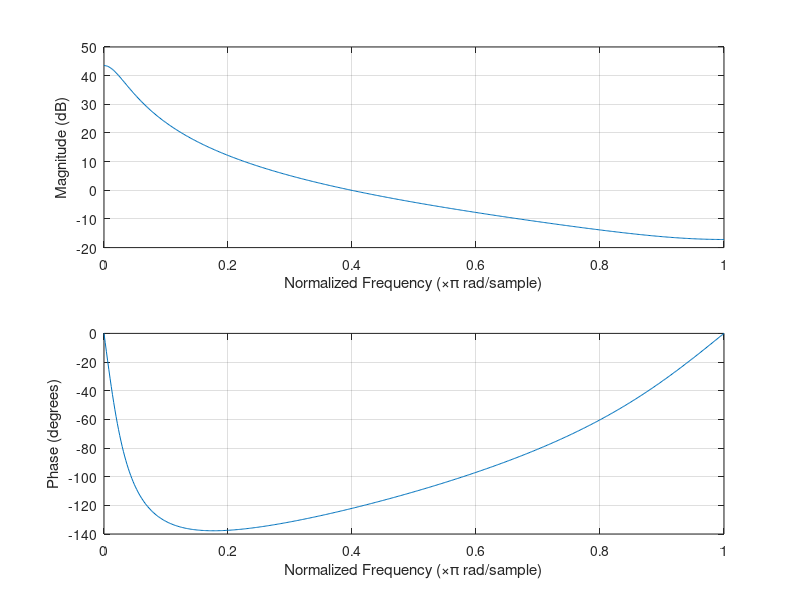
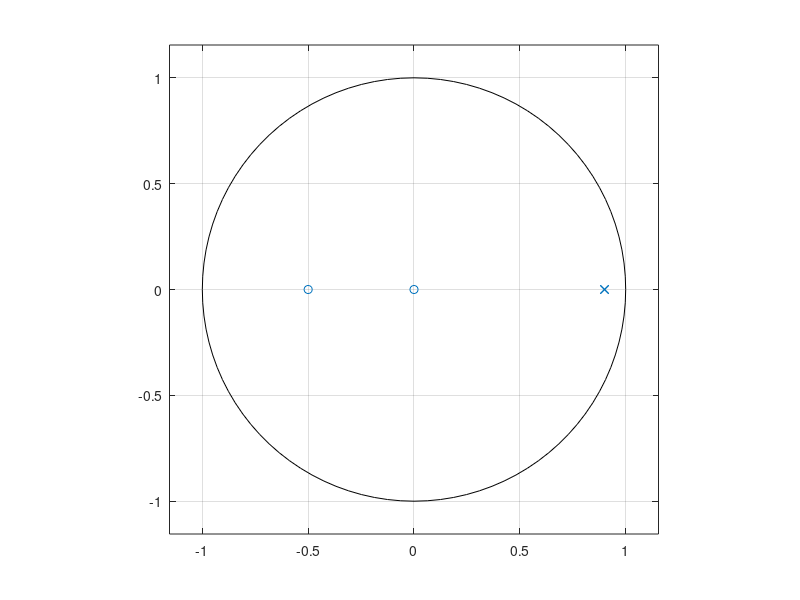

Here is the MATLAB script that generated these plots, in order:
%% Experiment - 3
% Exercise - 8
clc;
clear;
figure;

%% Frequency response
NUM = [1, 0.5];
DEN = [1, -1.8, 0.81];
Fs = 512;
sys = filt(NUM, DEN);
freqz(NUM, DEN, Fs)
figure;
zplane(NUM, DEN)
